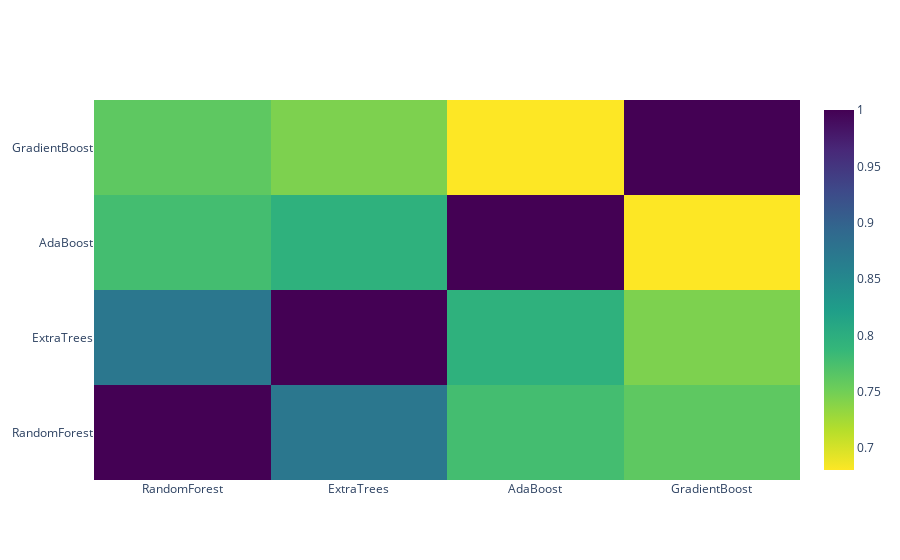

Notebook cell for this chart:
### Code cell
data = [
    go.Heatmap(
        z= base_predictions_train.astype(float).corr().values ,
        x=base_predictions_train.columns.values,
        y= base_predictions_train.columns.values,
          colorscale='Viridis',
            showscale=True,
            reversescale = True
    )
]
py.iplot(data, filename='labelled-heatmap')

### Figure 1 — Plotly figure (JSON) as saved in the notebook; plotly's stock layout.template omitted (floating-point values rounded to 4 significant figures)
{"data": [{"colorscale": [[0, "#440154"], [0.1111, "#482878"], [0.2222, "#3e4989"], [0.3333, "#31688e"], [0.4444, "#26828e"], [0.5556, "#1f9e89"], [0.6667, "#35b779"], [0.7778, "#6ece58"], [0.8889, "#b5de2b"], [1, "#fde725"]], "reversescale": true, "showscale": true, "type": "heatmap", "x": ["RandomForest", "ExtraTrees", "AdaBoost", "GradientBoost"], "y": ["RandomForest", "ExtraTrees", "AdaBoost", "GradientBoost"], "z": [[1, 0.8728, 0.7774, 0.7614], [0.8728, 1, 0.7959, 0.744], [0.7774, 0.7959, 1, 0.6805], [0.7614, 0.744, 0.6805, 1]]}], "layout": {}}
